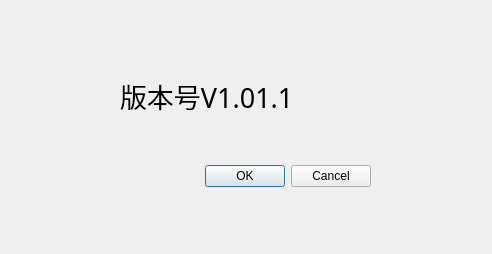
<?xml version="1.0" encoding="UTF-8"?>
<ui version="4.0">
 <class>Dialog</class>
 <widget class="QDialog" name="Dialog">
  <property name="geometry">
   <rect>
    <x>0</x>
    <y>0</y>
    <width>492</width>
    <height>254</height>
   </rect>
  </property>
  <property name="windowTitle">
   <string>Dialog</string>
  </property>
  <widget class="QDialogButtonBox" name="buttonBox">
   <property name="geometry">
    <rect>
     <x>30</x>
     <y>160</y>
     <width>341</width>
     <height>32</height>
    </rect>
   </property>
   <property name="orientation">
    <enum>Qt::Horizontal</enum>
   </property>
   <property name="standardButtons">
    <set>QDialogButtonBox::Cancel|QDialogButtonBox::Ok</set>
   </property>
  </widget>
  <widget class="QLabel" name="label">
   <property name="geometry">
    <rect>
     <x>120</x>
     <y>60</y>
     <width>301</width>
     <height>71</height>
    </rect>
   </property>
   <property name="font">
    <font>
     <family>楷体</family>
     <pointsize>20</pointsize>
    </font>
   </property>
   <property name="text">
    <string>版本号V1.01.1</string>
   </property>
  </widget>
 </widget>
 <resources/>
 <connections>
  <connection>
   <sender>buttonBox</sender>
   <signal>accepted()</signal>
   <receiver>Dialog</receiver>
   <slot>accept()</slot>
   <hints>
    <hint type="sourcelabel">
     <x>248</x>
     <y>254</y>
    </hint>
    <hint type="destinationlabel">
     <x>157</x>
     <y>274</y>
    </hint>
   </hints>
  </connection>
  <connection>
   <sender>buttonBox</sender>
   <signal>rejected()</signal>
   <receiver>Dialog</receiver>
   <slot>reject()</slot>
   <hints>
    <hint type="sourcelabel">
     <x>316</x>
     <y>260</y>
    </hint>
    <hint type="destinationlabel">
     <x>286</x>
     <y>274</y>
    </hint>
   </hints>
  </connection>
 </connections>
</ui>
